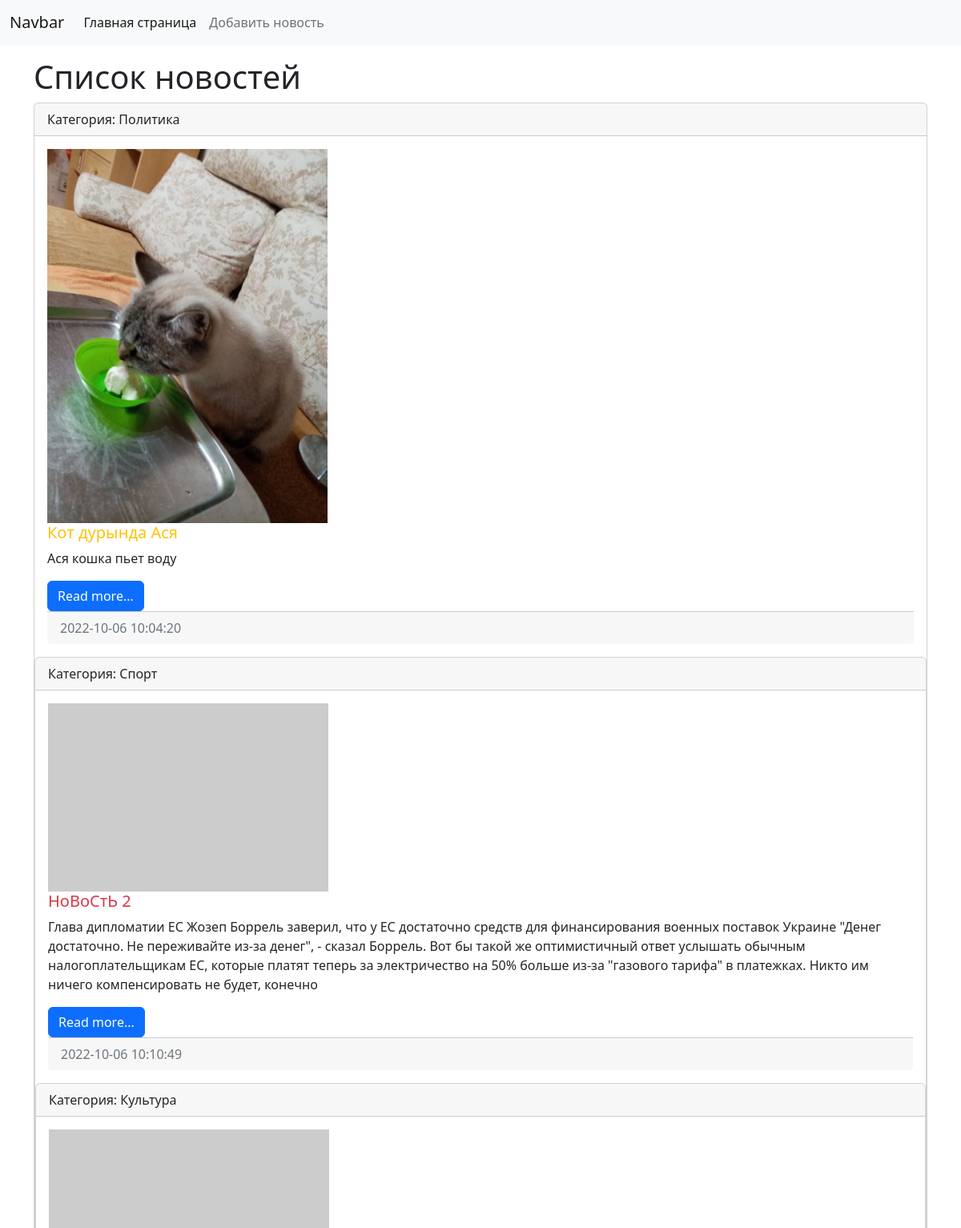
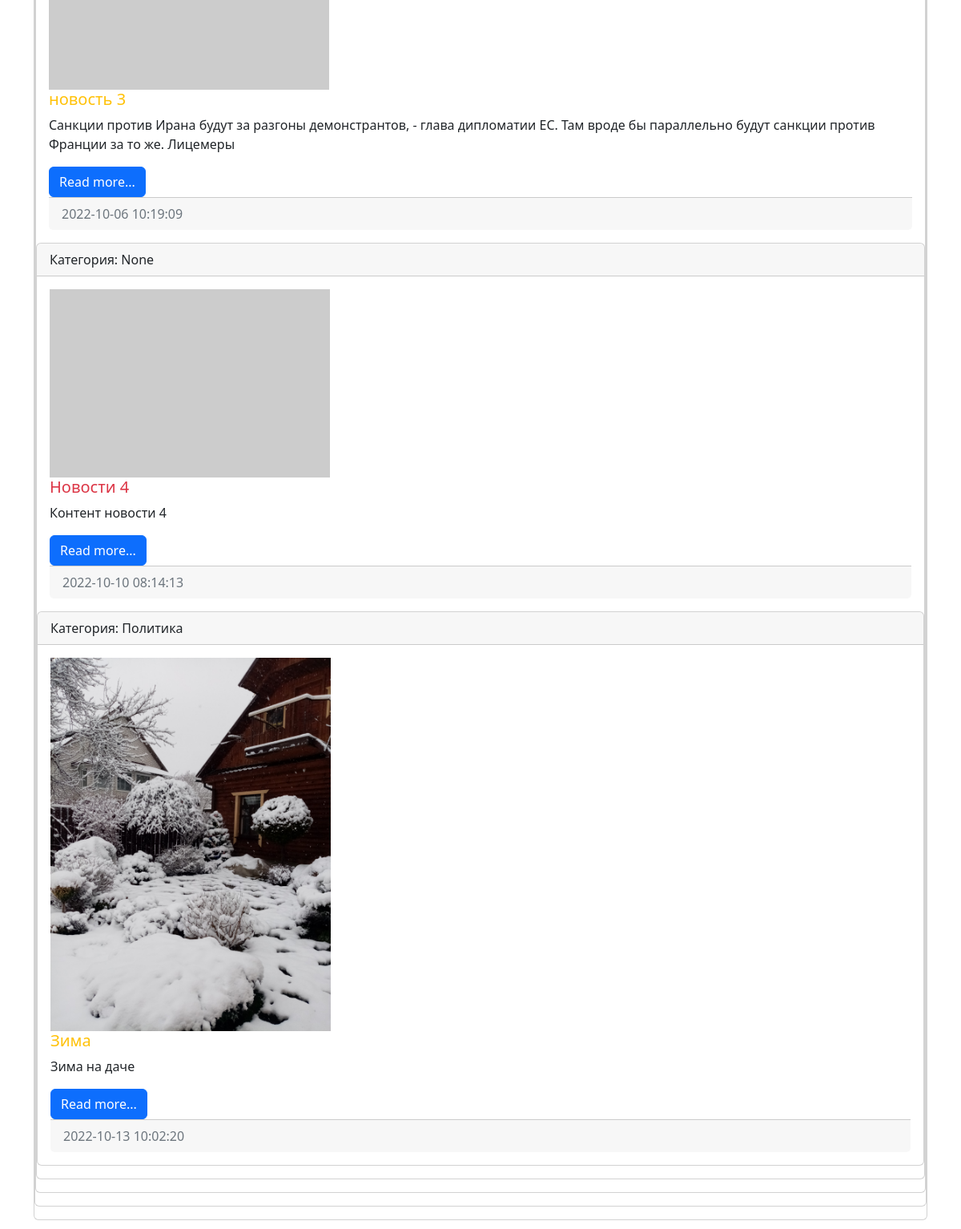
Screenshot of /news/news/ with the database file from the repository (2 pictures, top to bottom).
### news/models.py (models this page shows, shortened)
class News(models.Model):
    title = models.CharField(max_length=150, verbose_name='Наименование')
    content = models.TextField(blank = True, verbose_name='Контент')
    created_at = models.DateTimeField(auto_now_add = True, verbose_name='Дата публикации')
    update_at = models.DateTimeField(auto_now = True, verbose_name='Обновлено')
    photo = models.ImageField(upload_to = 'photos/%Y/%m/%d/', verbose_name='Фото', blank=True)
    is_published = models.BooleanField(default = True, verbose_name='Опубликовано')
    category = models.ForeignKey('Category', on_delete=models.PROTECT, null=True, verbose_name='Категория')
    class Meta:
        verbose_name = 'Новость'   #переименовывает
        verbose_name_plural = 'Новости'   #убирает S в названии
        ordering = ['id']

class Category(models.Model):
    title = models.CharField(max_length=150, db_index=True, verbose_name='Наименование категории')
    def __str__(self):
        return self.title
    class Meta:
        verbose_name = 'Категория'
        verbose_name_plural = 'Категории'
        ordering = ['title']

### news/views.py (the view)
# urls.py: path('news/', index)
def index(request):
    news = News.objects.all
    context = {'news':news, 'title':'Список новостей'}
    return render(request, 'news/index.html', context)

### news/templates/news/index.html (shortened to what this page needs)
<!doctype html>
<html lang="en">
  <head>
    <link href="https://cdn.jsdelivr.net/npm/bootstrap@5.2.2/dist/css/bootstrap.min.css" rel="stylesheet">
  </head>
  <body>
  </body>
</html>
<nav class="navbar navbar-expand-lg bg-light">
  <div class="container-fluid">
    <a class="navbar-brand" href="#">Navbar</a>
    <div class="collapse navbar-collapse" id="navbarSupportedContent">
      <ul class="navbar-nav me-auto mb-2 mb-lg-0">
        <li class="nav-item">
          <a class="nav-link active" aria-current="page" href="#">Главная страница</a>
        </li>
        <li class="nav-item">
          <a class="nav-link" href="#">Добавить новость</a>
        </li>
    </div>
  </div>
</nav>
<div class="container mt-3">
    <h1>{{ title }}</h1>
    <div class="row">
        <div class="col-md-12">
            {% for item in news %}
            <div class="card mb-3">
                <div class="card-header">
                    Категория: {{ item.category }}
                </div>
                <div class="card-body">
                    <div class="media">
                        {% if item.photo %}
                            <img src="{{item.photo.url}}" alt=" " width="350" class="mr-3">
                        {%else%}
                        <img src="http://picsum.photos/seed/picsum/350/235" alt="" class="mr-3">
                        {%endif%}
                    <h5 class="card-title {% cycle 'text-warning' 'text-danger' %}">{{ item.title }}</h5>
                    {% autoescape off %}
                    <p class="card-text">{{ item.content }}</p>
                    {% endautoescape %}
                    <a href="#" class="btn btn-primary">Read more...</a>
                </div>
                <div class="card-footer text-muted">
                    {{ item.created_at|date:"Y-m-d H:i:s" }}
                </div>
            </div>
            {% endfor %}
        </div>
    </div>
</div>

### rows the page displays
News: category "Политика", photo (picture), title "Кот дурында Ася", content "Ася кошка пьет воду", created_at "2022-10-06 10:04:20"
News: category "Спорт", title "НоВоСтЬ 2", content "Глава дипломатии ЕС Жозеп Боррель заверил, что у ЕС достаточно средств для финансирования военных поставок Украине \"Денег достаточно. Не переживайте из-за денег\", - сказал Боррель. Вот бы такой же оптимистичный ответ услышать обычным налогоплательщикам ЕС, которые платят теперь за электричество на 50% больше из-за \"газового тарифа\" в платежках. Никто им ничего компенсировать не будет, конечно", created_at "2022-10-06 10:10:49"
News: category "Культура", title "новость 3", content "Санкции против Ирана будут за разгоны демонстрантов, - глава дипломатии ЕС. Там вроде бы параллельно будут санкции против Франции за то же. Лицемеры", created_at "2022-10-06 10:19:09"
News: category "None", title "Новости 4", content "Контент новости 4", created_at "2022-10-10 08:14:13"
News: category "Политика", photo (picture), title "Зима", content "Зима на даче", created_at "2022-10-13 10:02:20"

### other values shown
{{ title }} "Список новостей"
